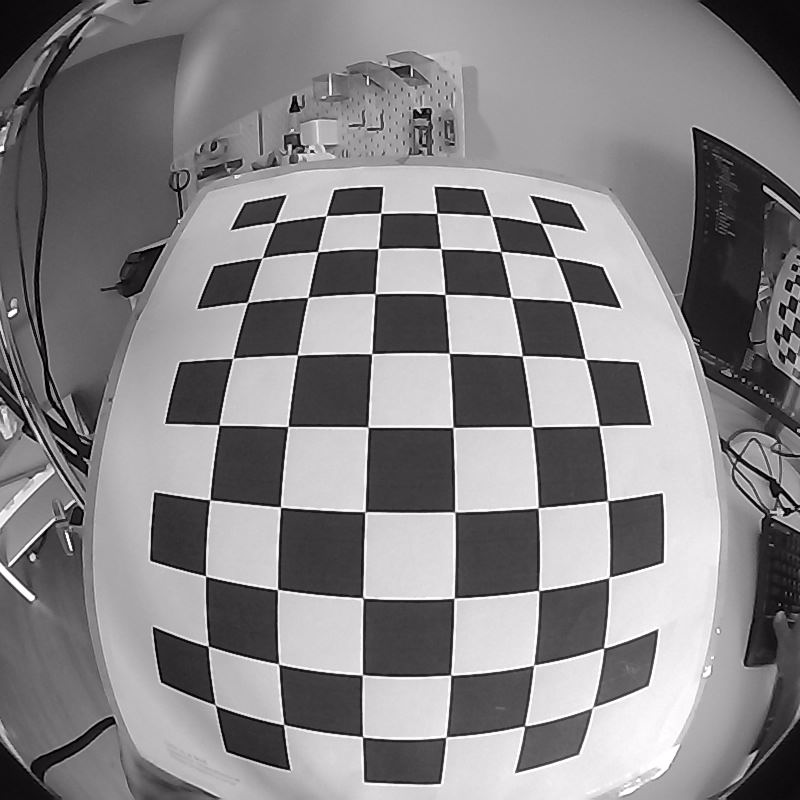
#> input picture optical_positioning/b_calibrate/cam_0_0.png, 800 x 800 px; its folder holds only this picture in this run
$ python c_calibrate_matrix.py
#> lines starting #> are read from the running program, lines starting #| are printed output that depends on the picture; long printed decimals are rounded
import glob

import cv2
import numpy as np

import a_constants

CHECKERBOARD = (6, 9)


def calibrate_matrix():
    obj_pos = np.zeros((1, CHECKERBOARD[0] * CHECKERBOARD[1], 3))
    obj_pos[0, :, :2] = np.mgrid[0 : CHECKERBOARD[0], 0 : CHECKERBOARD[1]].T.reshape(
        -1, 2
    )

    for id in a_constants.CAMERAS:
        image_files = glob.glob(f"{a_constants.CALIBRATION_DIR}cam_{id}*")
        img_points = []
        gray = None

        for file in image_files:
            img = cv2.imread(file)
#> img is the input picture: shape (800, 800, 3); mean B, G, R 133.9, 131.9, 133.9
            gray = img[:, :, 0]

            ret, corners = cv2.findChessboardCorners(gray, CHECKERBOARD, None)
#> ret = True; corners = 54 rows, first 8: [275, 222.8], [325.9, 215.8], [380.7, 212.9], [436.7, 213.2], [491.5, 216.2], [540.7, 223.2], [262, 258], [317.8, 251.8]

            if ret:
                corners = cv2.cornerSubPix(
                    gray,
                    corners,
                    (8, 8),
                    (-1, -1),
                    criteria=(
                        cv2.TERM_CRITERIA_EPS + cv2.TERM_CRITERIA_MAX_ITER,
                        30,
                        0.001,
                    ),
                )
#> corners = 54 rows, first 8: [275.3, 222.5], [326.2, 215.7], [380.6, 213.2], [436.8, 213.3], [491.3, 215.9], [541.1, 223.2], [262, 258], [317.7, 251.5]
                chess = cv2.drawChessboardCorners(img, CHECKERBOARD, corners, ret)
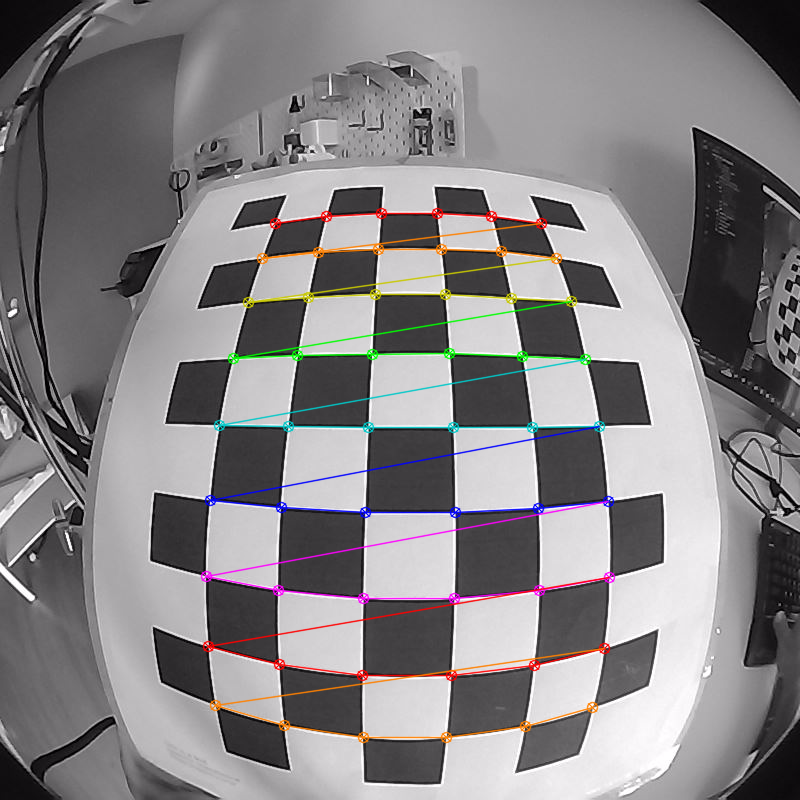
#> chess: shape (800, 800, 3); mean B, G, R 132.9, 131.2, 134.1
                cv2.imshow(file, chess)
                cv2.waitKey(0)
                cv2.destroyAllWindows()

                img_points.append(corners)

        obj_points = [obj_pos.reshape((-1, 1, 3)) for _ in range(len(img_points))]
#> obj_points = 1 item
        K = np.eye(3)
        D = np.zeros(4)

        rms, K, D, _, _ = cv2.fisheye.calibrate(
            obj_points,
            img_points,
            gray.shape[::-1],
            K,
            D,
            flags=cv2.fisheye.CALIB_FIX_SKEW
            + cv2.fisheye.CALIB_RECOMPUTE_EXTRINSIC
            + cv2.fisheye.CALIB_CHECK_COND,
        )
#> rms = 0.392; K = [[378.7, 0, 393.8], [0, 380.5, 410], [0, 0, 1]]; D = [-0.0724, -0.0506, 0.0796, -0.0377]

        print(f"camera {id}")
        print(f"rms error: {rms}")
#| rms error: 0.3925
        print(f"K: {K}")
#| K: [[378.711   0.         393.788]
#|  [  0.         380.539 409.970]
#|  [  0.           0.           1.        ]]
        print(f"D: {D}")
#| D: [-0.07241 -0.05063  0.0796 -0.03773 ]
        print()

        with open(f"{a_constants.MATRIX_DIR}cam_{id}_K.npy", "wb") as f:
            np.save(f, K)
        with open(f"{a_constants.MATRIX_DIR}cam_{id}_D.npy", "wb") as f:
            np.save(f, D)


if __name__ == "__main__":
#> (the run stopped early here; a loop or call above may not have finished)
